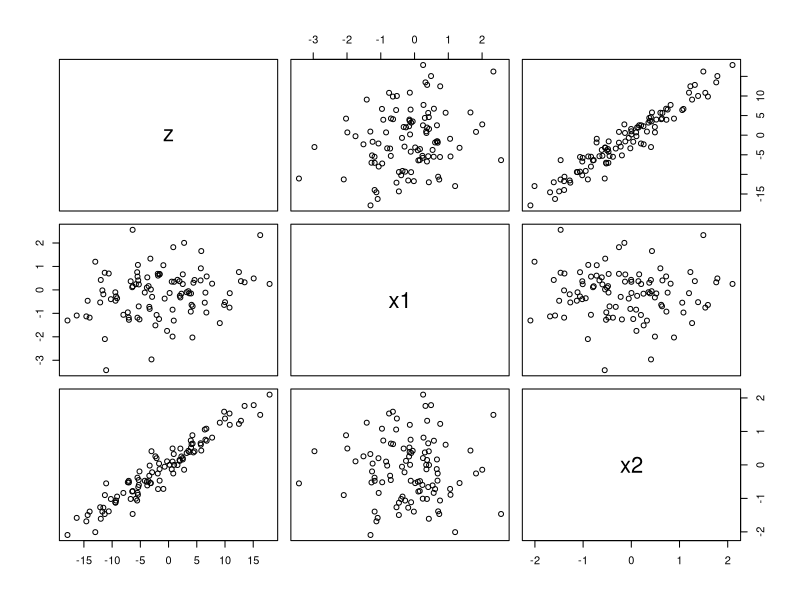

The R script that drew this image:
# Random draws from a normal distribution
norm1 <- rnorm(1000, 6, 10)
# Constant
a <- 4
# Transformation
y1 <- a - norm1

# Sample distribution 2
norm2 <- rnorm(10000, 0, 4)
b <- 3

y2 <- b*norm2

# Sample distribution 3
norm3  <- rnorm(1500, 0, 5)
a <- 4
b <- 3

y3 <- a + b*norm3

# Sample from 2 normal distributions
x1 <- rnorm(100)
x2 <- rnorm(100)

# Construct constants
beta0 <- 0
beta1 <- 2
beta2 <- 8

# Construct equation
z <- beta0 + beta1*x1 + beta2*x2 + rnorm(100)

# Build a matrix from above
mat <- cbind(z, x1, x2)

# Examine plots
pairs(mat)
